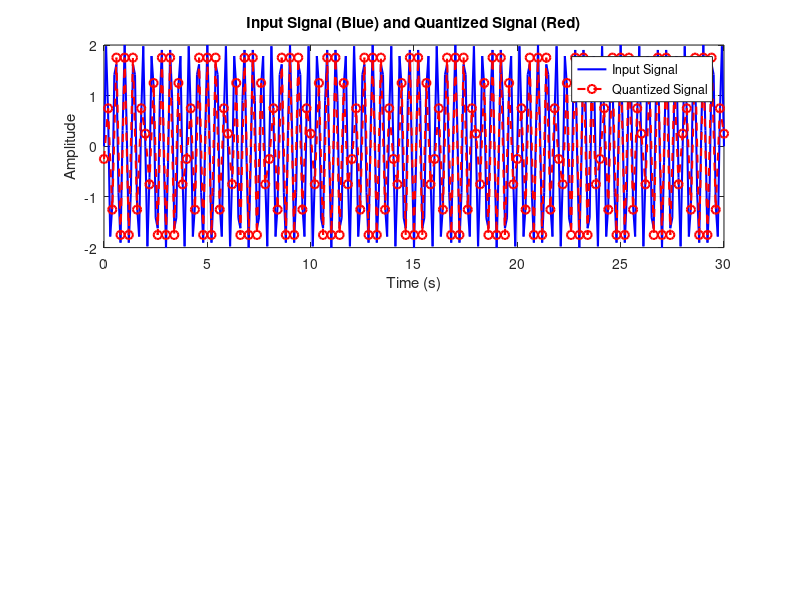
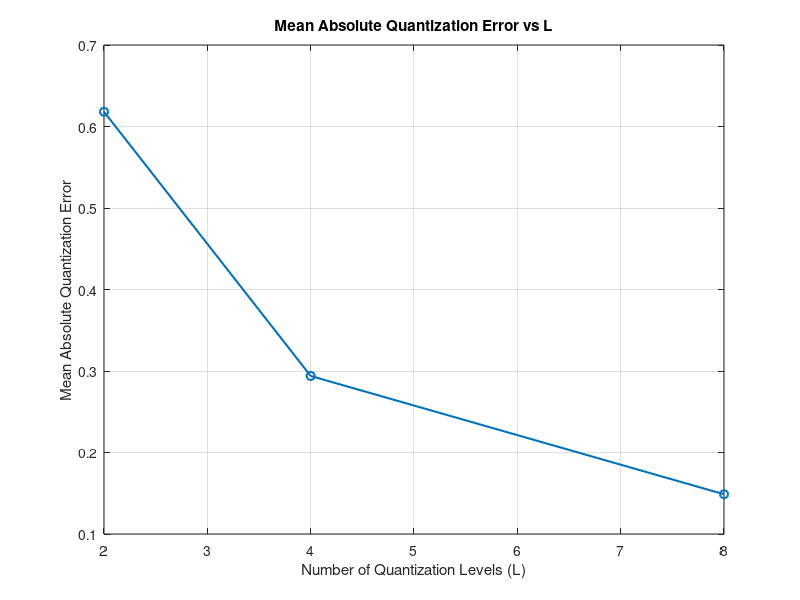
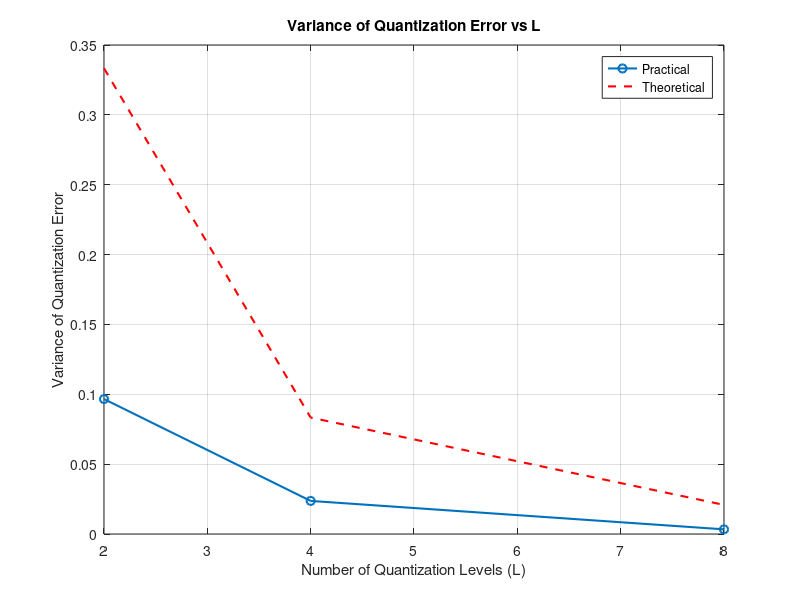
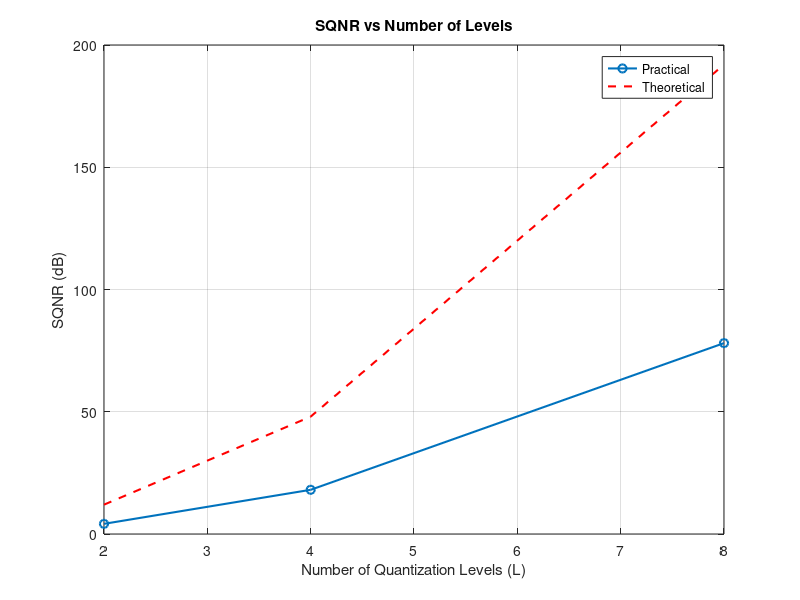

These charts were generated, in order, by the following MATLAB code: (Note: this script raises an error after producing the figures.)
 
% Parameters
a = 2;
b = 9;
fs = 2; % Sampling rate
t = 0:0.1:30; % Time vector

% Input signal x(t)
x_t = a * sin(0.5 * b * pi * t);

% Sampling: Take 1 sample every Ns samples (Continious to discrete)
Ns = 2; % Adjust this as needed
Xs = x_t(1:Ns:end);

% Quantization levels (L = 2, 4, 8)
L_values = [2, 4, 8];
Vmin = min(Xs);
Vmax = max(Xs);

mean_abs_error = zeros(1, length(L_values));
variance_error_p = zeros(1, length(L_values));
variance_error_theo = zeros(1, length(L_values));
SQNR_practical = zeros(1, length(L_values));
SQNR_theoretical = zeros(1, length(L_values));

% Outer loop for levels L
for idx = 1:length(L_values)% indx (index) is to access each index in the arrays
    L = L_values(idx);
    Delta = (Vmax - Vmin) / L; % Step size
    Qlevels = Vmin + Delta/2 : Delta : Vmax - Delta/2; % Quantization levels
    
    % Quantize the signal
    Xq = zeros(size(Xs));
    % loop on the Xs array and subtrct each value from the given xq to find the smallest error 
    for i = 1:length(Xs)
        [min_value, nearest_idx] = min(abs(Xs(i) - Qlevels)); % Find nearest level
        Xq(i) = Qlevels(nearest_idx); % Assign quantized value
    end
    
    % Calculate errors
    abs_error = abs(Xs - Xq);
    % Mean absolute error
    mean_abs_error(idx) = mean(abs_error); 
    % Variance of quantization error
    variance_error_p(idx) = var(abs_error); 
    variance_error_theo(idx)=(Delta^2)/12;
    % SQNR Calculations
    signal_power = mean(Xs.^2);
    noise_power = mean((Xs - Xq).^2);
    % Practical SQNR
    SQNR_practical(idx) = signal_power / noise_power;
    % Theoretical SQNR (for uniform quantization)
    SQNR_theoretical(idx) =3*(L^2);
end
% Plot Input Signal and Quantized Signal on the Same Figure
figure;
subplot(2, 1, 1);
plot(t, x_t, 'b', 'LineWidth', 1.5);
hold on;
plot(t(1:Ns:end), Xq, 'r--o', 'LineWidth', 1.5);
xlabel('Time (s)');
ylabel('Amplitude');
title('Input Signal (Blue) and Quantized Signal (Red)');
legend('Input Signal', 'Quantized Signal');
grid on;

% Plot Mean Absolute Quantization Error vs Number of Levels
figure;
plot(L_values, mean_abs_error, '-o', 'LineWidth', 1.5);
xlabel('Number of Quantization Levels (L)');
ylabel('Mean Absolute Quantization Error');
title('Mean Absolute Quantization Error vs L');
grid on;

% Plot Variance (Practical and Theoretical) of Quantization Error vs Number of Levels
figure;
plot(L_values, variance_error_p, '-o', 'LineWidth', 1.5);
hold on;
plot(L_values, variance_error_theo, '--r', 'LineWidth', 1.5); % Theoretical variance
xlabel('Number of Quantization Levels (L)');
ylabel('Variance of Quantization Error');
title('Variance of Quantization Error vs L');
legend('Practical', 'Theoretical');
grid on;

% Plot SQNR (Practical and Theoretical) vs Number of Levels
figure;
plot(L_values, SQNR_practical, '-o', 'LineWidth', 1.5);
hold on;
plot(L_values, SQNR_theoretical, '--r', 'LineWidth', 1.5);
xlabel('Number of Quantization Levels (L)');
ylabel('SQNR (dB)');
title('SQNR vs Number of Levels');
legend('Practical', 'Theoretical');
grid on;

Qlevels
% Normalize to decimal encoding from 0 to 7
decimal_encoded = 0:length(Qlevels)-1;

% Find the index of each quantized value in the quant_levels array
[~, encoded_signal] = ismember(Xq, Qlevels);
% The encoded_signal now contains decimal values from 0 to 7
%applying Huffman source coding on the quantized signal
msg=encoded_signal;
% hsitcounts take the message and number of bins
prob=histcounts(msg,length(unique(msg)))./length(msg);
unique_msg= unique(msg);
i=-log2(prob);
H=sum(prob.*i);
L=sum(prob.*ceil(i));

[dictionary, avg]=huffmandict(unique_msg,prob);
encode=huffmanenco(msg,dictionary);
decoded_msg=huffmandeco(encode,dictionary);
% Check if decoded message is the same as the original message
disp('Is the decoded message equal to the original message?');
disp(isequal(msg, decoded_msg));

%Calculate Compression Efficiency
original_size = length(msg); 
encoded_size = length(encode); 

compression_efficiency = H/avg;

k=length(unique_msg);

% Calculate Compression Rate
compression_rate = log2(k)/avg;

% Display Results
fprintf('Compression Efficiency: %.2f%%\n', compression_efficiency * 100);
fprintf('Compression Rate: %.2f\n', compression_rate);